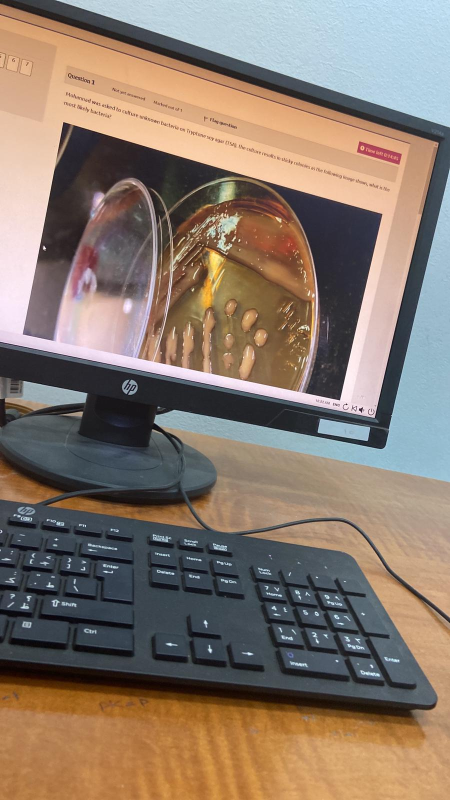
#> input picture courses/microbiology/flagged/MICRO-F-391.jpg, 900 x 1600 px (shown at 1/2 size)
$ python -i prep.py   (imports and definitions only)
#> lines starting #> are read from the running program, lines starting #| are printed output that depends on the picture; after the words box and inside, x2 and y2 are one past the last pixel; in counts of white or black regions, pixels touching at a corner belong together
#!/usr/bin/env python3
"""
Job A, Stage 0 — local prep. No model calls, no tokens spent.

    py scripts/prep.py <course> <tab> [subpath]

Reads courses/<course>/raw/<tab>/[subpath] recursively. Writes prepped pages
to courses/<course>/.prep/<tab>/[subpath] plus a manifest.json, and prints a
pre-flight report (also written to .../preflight.md). subpath scopes a run to
one folder within a tab (e.g. one exam's subfolder) without disturbing the
tab-level prep output a later full-tab run would use — the shared
.ledger.json is still consulted either way, so nothing gets double-processed.

    py scripts/prep.py <course> --file <path under courses/<course>/> --pages 1,2,3 [--out label] [--color] [--force-vision]

Patch mode, for Job B: prep specific known pages of one slide deck (e.g. a
handful of diagram-only pages whose caption text a first pass couldn't
extract) without re-running the whole deck. Bypasses the raw/ ledger — this
is slides/, not exam captures. Output goes to
courses/<course>/.prep/slides-patch/<label>/.

--color skips the grayscale step. Default grayscale is correct for Job A
exam captures (the answer is which radio is filled, not what color it is)
but wrong for a slide whose diagnostic content IS color — a plate photo
distinguished by a colored sheen or pigment, a stained-slide comparison.
Use --color when the fact being patched in is itself a color.

--force-vision renders every requested page even if its text layer clears
the 20-char threshold. A slide whose only extractable text is a footer/
page-number/author-credit line still passes that threshold while its real
content sits inside an embedded image the text layer never sees — use this
flag once you've confirmed (e.g. by checking page.get_images()) that a
"text" page is actually a diagram wearing a text footer.

Never writes to, renames, or deletes anything under raw/.

Steps, per CLAUDE.md and job-a-extract.md:
  1. Walk and hash every input file (sha1).
  2. Skip anything already recorded in courses/<course>/.ledger.json — except a
     file recorded with "partial": true, which is never skipped, since a partial
     entry means only some of its pages were consumed and the rest still need
     Stage 0.
  3. Dedupe by hash within this run — first path by capture order wins,
     the rest are recorded as duplicates, never deleted.
  4. Classify: image / pdf-with-text-layer / pdf-image-only / document.
  5. PDFs: per-page text-layer check via PyMuPDF; text pages are extracted
     as text (free), image-only pages render at 200 dpi.
  6. Images: EXIF auto-rotate -> crop to content -> grayscale -> downscale
     to a 1000px long edge -> JPEG q85. Never upscale, never push a page
     that's already below the 1000px floor further down.
  7. Order pages by filename timestamp, then name.
  8. Report: page count, free-via-text-layer vs needs-vision, below-floor
     count, duplicates dropped, flagged pages, token estimate.
"""
import sys
import os
import json
import hashlib
import re
import io
from pathlib import Path
from datetime import datetime

# [2 lines not run here, left out]

from PIL import Image, ImageOps, ImageFilter

try:
    import pymupdf as fitz  # PyMuPDF
except ImportError:
    print("PyMuPDF is required: py -m pip install pymupdf", file=sys.stderr)
    sys.exit(1)

REPO_ROOT = Path(__file__).resolve().parent.parent
IMAGE_EXTS = {".jpg", ".jpeg", ".png", ".bmp", ".tif", ".tiff", ".webp"}
DOC_EXTS = {".docx", ".doc", ".txt", ".md"}
FLOOR_PX = 1000
JPEG_QUALITY = 85
DPI = 200

# Crop safety valve: never trust a crop that throws away more than this
# fraction of the page, or leaves a box smaller than this fraction of
# either original dimension.
MAX_CROP_AREA_LOSS = 0.60
MIN_CROP_FRACTION = 0.40


# [25 lines left out: functions sha1_of, load_ledger, not called in this run]


TIMESTAMP_RE = re.compile(r"(\d{4}-\d{2}-\d{2}[-_]\d{2}[-_]\d{2}[-_]\d{2})")
DIGITS_RE = re.compile(r"\d+")


# [27 lines left out: functions capture_order_key, classify_file, not called in this run]


def content_bbox(im: Image.Image):
    """Pure-Pillow content detection (no numpy/OpenCV available here):
    grayscale -> autocontrast -> threshold -> bounding box of non-background
    pixels. Returns None if nothing usable is found."""
    gray = ImageOps.grayscale(im)
    gray = ImageOps.autocontrast(gray, cutoff=1)
    # Background is usually near-white; threshold to find the content region.
    thresh = gray.point(lambda p: 255 if p < 245 else 0)
    thresh = thresh.filter(ImageFilter.MaxFilter(5))  # close small gaps
    return thresh.getbbox()


def safe_crop(im: Image.Image):
    """Returns (cropped_image_or_None, reason). None means: don't crop,
    ship the page as-is and flag why."""
    w, h = im.size
    bbox = content_bbox(im)
    if bbox is None:
        return None, "no-content-detected"
    bx0, by0, bx1, by1 = bbox
    bw, bh = bx1 - bx0, by1 - by0
    if bw <= 0 or bh <= 0:
        return None, "degenerate-bbox"
    area_kept = (bw * bh) / float(w * h)
    frac_w = bw / float(w)
    frac_h = bh / float(h)
    if area_kept < (1 - MAX_CROP_AREA_LOSS):
        return None, f"crop-would-discard-{int((1-area_kept)*100)}pct"
    if frac_w < MIN_CROP_FRACTION or frac_h < MIN_CROP_FRACTION:
        return None, "crop-box-too-small"
    return im.crop(bbox), None


DARK_PIXEL = 60          # near-black; a status/nav bar or letterbox fill
# A phone status/nav bar is mostly-dark, not uniformly dark — light clock text,
# battery and signal icons punch dozens of rows below a near-100% threshold even
# though the row is still clearly bar, not content. A real content row (question
# text on a light background) sits far below this: text glyphs are sparse enough
# against the background that its dark fraction stays near 0. 0.5 sits well
# clear of both populations.
DARK_EDGE_FRACTION = 0.5
MIN_TRIMMED_PX = 150    # degenerate-result floor for trim_dark_border, in pixels


def _walk_edge(n, is_dark, tolerance=8):
    """How far a dark border region extends from index 0, tolerating up to
    `tolerance` consecutive non-dark rows/cols before giving up — the outer
    white-margin crop leaves a couple of antialiased fringe pixels right at its
    own edge, and without this a single light row there would stop the walk
    before it ever reaches the real bar. A page with no dark border at all
    (first row already light) exceeds tolerance immediately and returns 0, so
    this still can't trim a page that has none."""
    border_end = 0
    gap = 0
    for i in range(n):
        if is_dark(i):
            gap = 0
            border_end = i + 1
        else:
            gap += 1
            if gap > tolerance:
                break
    return border_end


def _trim_dark_axis(im: Image.Image, rows: bool):
    """One axis of trim_dark_border. Must run on an image whose OTHER axis is
    already trimmed of its own bars — a full-width top/bottom bar makes every
    column look mostly-dark when evaluated over the untrimmed height, and
    trims columns that were never actually part of a bar. Rows before columns,
    each on the previous stage's output, keeps every dark-fraction measurement
    restricted to the dimension it's actually testing."""
    w, h = im.size
    if w == 0 or h == 0:
        return im, False
    gray = im if im.mode == "L" else ImageOps.grayscale(im)
    px = gray.load()
    n = h if rows else w
    step = max(1, (w if rows else h) // 200)

    def dark_frac(i):
        if rows:
            vals = [px[x, i] for x in range(0, w, step)]
        else:
            vals = [px[i, y] for y in range(0, h, step)]
        return sum(1 for v in vals if v < DARK_PIXEL) / len(vals)

    def is_dark(i):
        return dark_frac(i) >= DARK_EDGE_FRACTION

    start = _walk_edge(n, is_dark)
    end = n - _walk_edge(n, lambda i: is_dark(n - 1 - i))
    if end < start:
        end = start
    if start == 0 and end == n:
        return im, False
    if end - start < MIN_TRIMMED_PX:
        return im, False

    box = (0, start, w, end) if rows else (start, 0, end, h)
    return im.crop(box), True


def trim_dark_border(im: Image.Image):
    """Trim uniformly dark letterbox bars — a phone screenshot pasted into a page
    keeps its own black status/nav bars, which content_bbox's not-near-white
    threshold treats as content and safe_crop therefore leaves in place. Call this
    AFTER safe_crop (or on an already content-cropped image): detecting a dark
    edge-to-edge run requires the white page margin already gone, otherwise a
    bar's dark-pixel fraction is diluted by that margin and never crosses
    threshold. Returns (image, trimmed_bool); a no-op — same image back — on any
    page with no such bar, which is why it cannot regress a page that's already
    all white/gray background."""
    trimmed_rows, row_hit = _trim_dark_axis(im, rows=True)
    trimmed_both, col_hit = _trim_dark_axis(trimmed_rows, rows=False)
    if not (row_hit or col_hit):
        return im, False
    return trimmed_both, True


def prep_image(path: Path, out_path: Path) -> dict:
#> called with out_path = 'out.png'
    info = {"below_floor": False, "cropped": False, "trimmed": False, "flag": None}
    with Image.open(path) as im:
#> im is the input picture: PIL image 900x1600 RGB; mean R, G, B 136.5, 120.7, 108.2
        im = ImageOps.exif_transpose(im)  # auto-rotate via EXIF
        orig_long = max(im.size)
#> orig_long = 1600

        if orig_long <= FLOOR_PX:
            # Already at or under the floor: pass through untouched.
            info["below_floor"] = True
            im.convert("RGB").save(out_path, "JPEG", quality=JPEG_QUALITY)
            return info

        cropped, reason = safe_crop(im)
#> in content_bbox, `gray = ImageOps.grayscale(im)`:
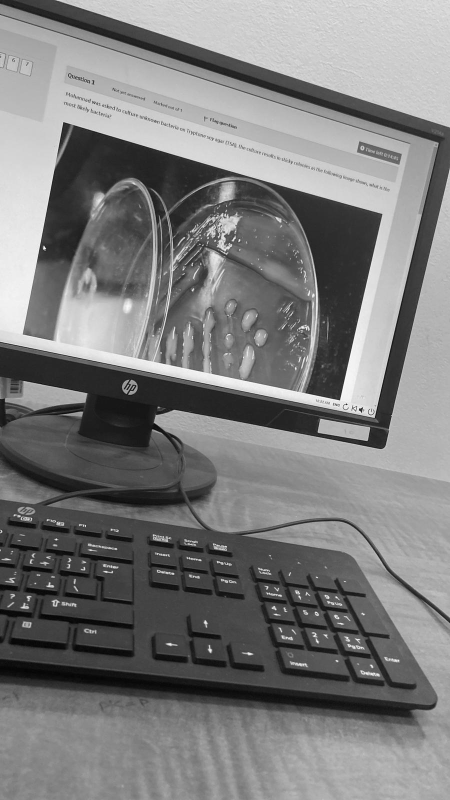
#> gray: PIL image 900x1600 L (shown at 1/2 size); min 1, max 253, mean 124
#> in content_bbox, `thresh = gray.point(lambda p: 255 if p < 245 else 0)`:
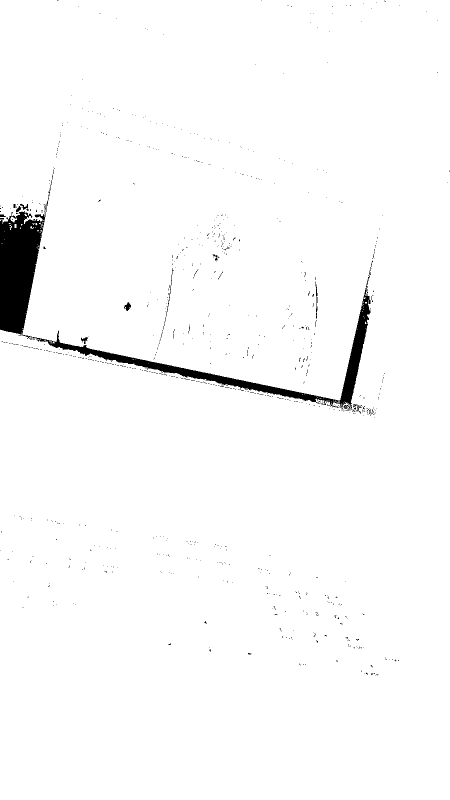
#> thresh: PIL image 900x1600 L (shown at 1/2 size); 97.8% white; 798 black regions (784 under 20 px), largest, box (x1, y1, x2, y2) and area: (0, 360, 746, 822) 28049, (631, 563, 635, 638) 138, (248, 604, 262, 622) 135
#> in content_bbox, `thresh = thresh.filter(ImageFilter.MaxFilter(5))`:
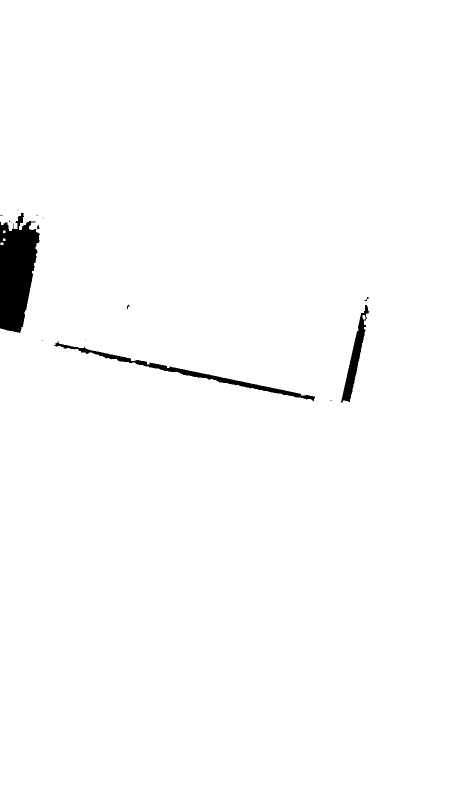
#> thresh: PIL image 900x1600 L (shown at 1/2 size); 98.6% white; 17 black regions (11 under 20 px), largest, box (x1, y1, x2, y2) and area: (0, 426, 80, 666) 13260, (107, 682, 630, 802) 4340, (682, 610, 739, 805) 2875, (74, 450, 79, 458) 29, (728, 594, 737, 602) 25, (254, 609, 260, 618) 23
#> in safe_crop, `bbox = content_bbox(im)`: bbox = (0, 0, 900, 1600)
#> in safe_crop, `bx0, by0, bx1, by1 = bbox`: bx0 = 0; bx1 = 900; by1 = 1600
#> in safe_crop, `bw, bh = bx1 - bx0, by1 - by0`: bw = 900; bh = 1600
#> in safe_crop, `area_kept = (bw * bh) / float(w * h)`: area_kept = 1
        if cropped is not None:
            im = cropped
            info["cropped"] = True
        else:
            info["flag"] = reason

        im, trimmed = trim_dark_border(im)
#> in trim_dark_border, `trimmed_rows, row_hit = _trim_dark_axis(im, rows=True)`: row_hit = False
#> trimmed = False
        info["trimmed"] = trimmed

        im = ImageOps.grayscale(im)
        long_edge = max(im.size)
#> long_edge = 1600
        if long_edge > FLOOR_PX:
            scale = FLOOR_PX / float(long_edge)
#> scale = 0.625
            new_size = (max(1, int(im.width * scale)), max(1, int(im.height * scale)))
#> new_size = (562, 1000)
            im = im.resize(new_size, Image.LANCZOS)
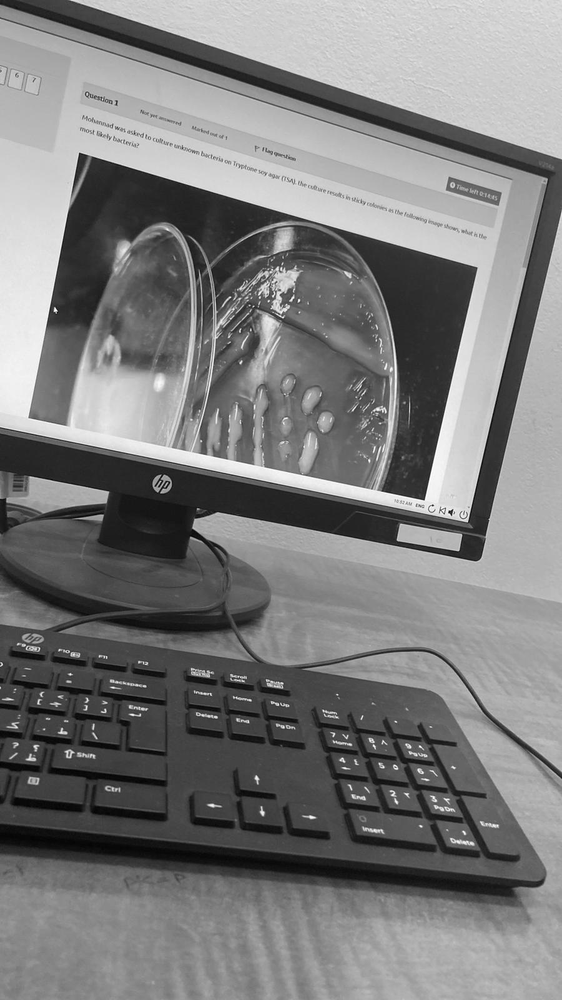
#> im: PIL image 562x1000 L; min 2, max 255, mean 124
        im.convert("L").save(out_path, "JPEG", quality=JPEG_QUALITY)
    return info


# [315 lines left out: functions prep_pdf, estimate_tokens, patch_file, main, not called in this run]


# [2 lines not run here, left out]

>>> result = prep_image('../courses/microbiology/flagged/MICRO-F-391.jpg', 'out.png')
#> result = 4 items
